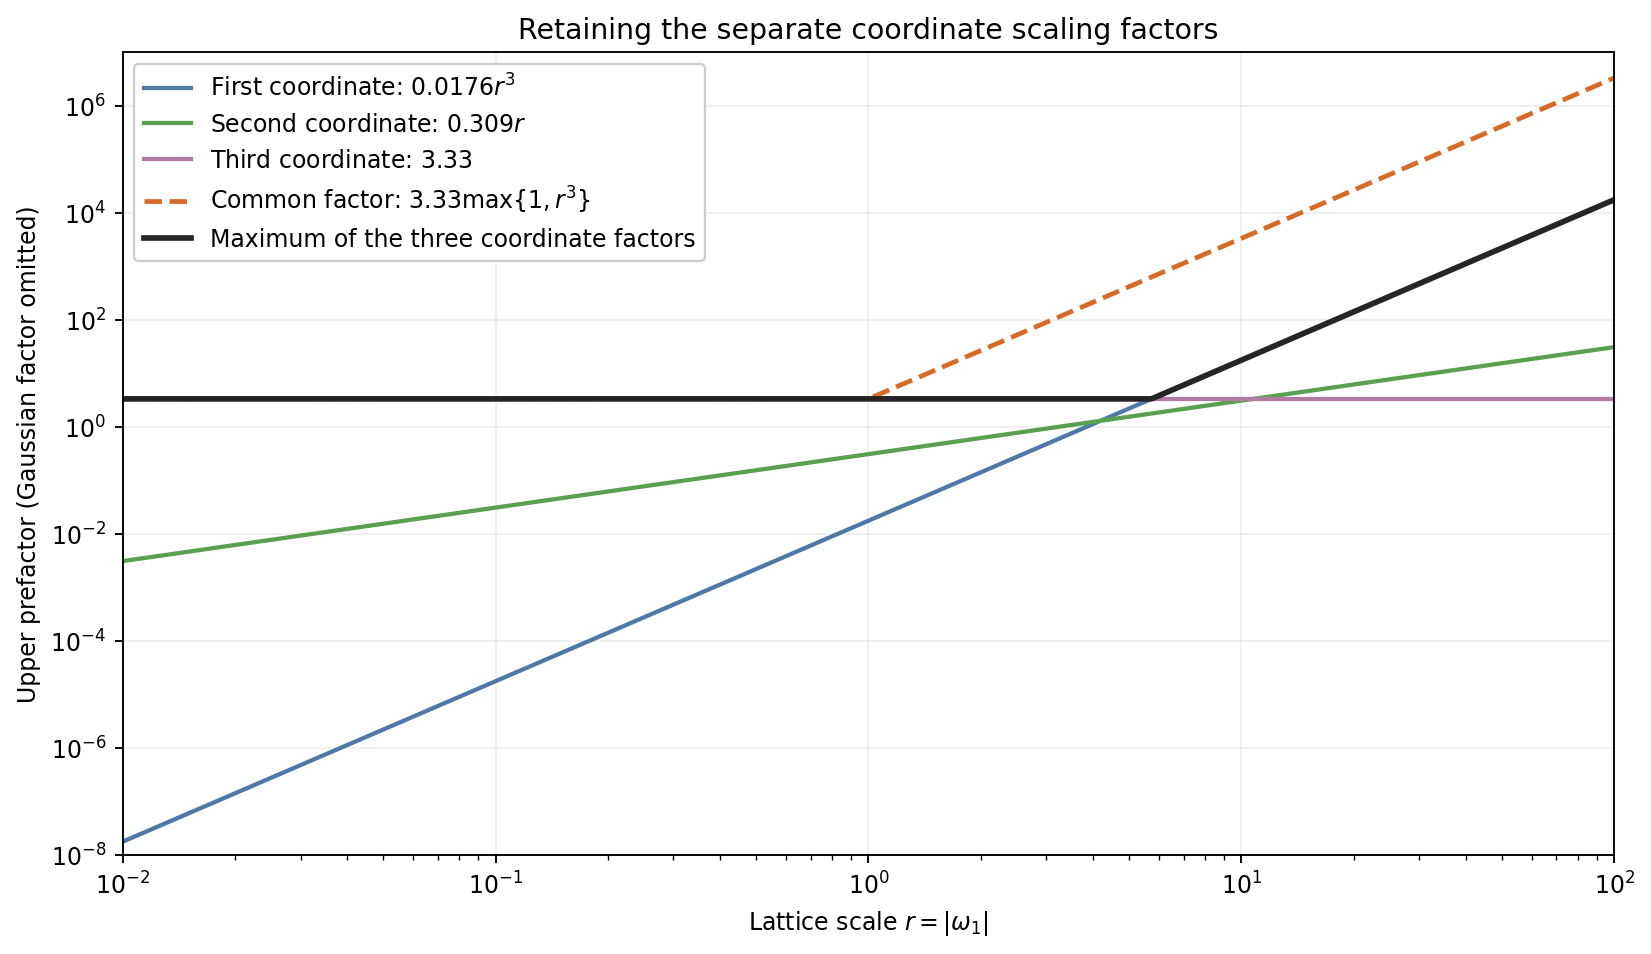

This figure's Python source:
"""Reproduce Figure22.14: coordinate upper factors, not function samples."""
from pathlib import Path
import numpy as np
import matplotlib
matplotlib.use('Agg')
import matplotlib.pyplot as plt

r=np.logspace(-2,2,501)
first=.0176*r**3
second=.309*r
third=np.full_like(r,3.33)
envelope=np.maximum.reduce([first,second,third])
coarse=3.33*np.maximum(1,r**3)
assert np.all(envelope<=coarse)
fig,ax=plt.subplots(figsize=(9.6,5.5),layout='constrained')
ax.loglog(r,first,label=r'First coordinate: $0.0176r^3$',color='#4e79a7',linewidth=1.8)
ax.loglog(r,second,label=r'Second coordinate: $0.309r$',color='#59a14f',linewidth=1.8)
ax.loglog(r,third,label=r'Third coordinate: $3.33$',color='#b07aa1',linewidth=1.8)
ax.loglog(r,coarse,label=r'Common factor: $3.33\max\{1,r^3\}$',color='#d76a25',linestyle='--',linewidth=2)
ax.loglog(r,envelope,label='Maximum of the three coordinate factors',color='#252525',linewidth=2.4)
ax.set(xlabel=r'Lattice scale $r=|\omega_1|$',ylabel='Upper prefactor (Gaussian factor omitted)',
       title='Retaining the separate coordinate scaling factors',xlim=(.01,100),ylim=(1e-8,1e7))
ax.grid(which='major',alpha=.2)
ax.legend(loc='upper left',fontsize=10,framealpha=.97)
fig.savefig(Path(__file__).with_suffix('.png'),dpi=170,bbox_inches='tight')
plt.close(fig)
print('Figure22.14 saved: elliptic-scaled-growth.png')
